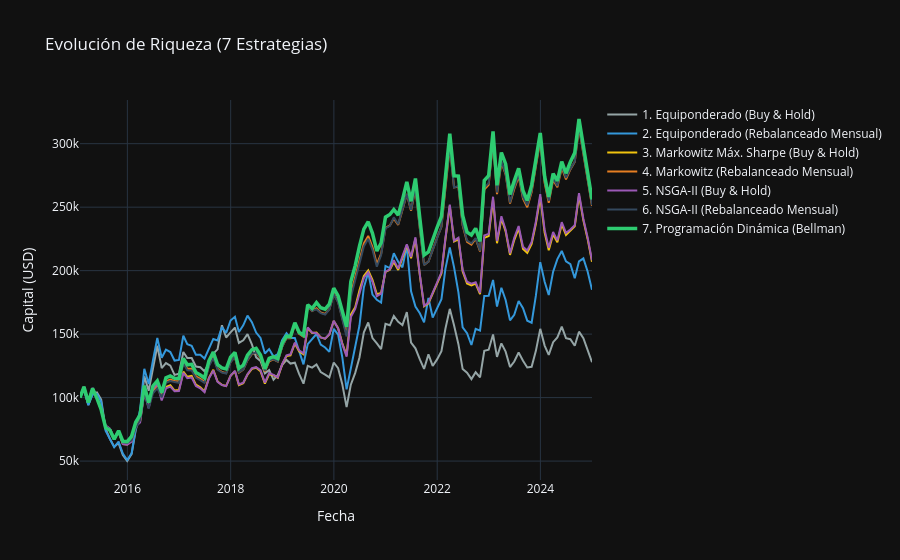
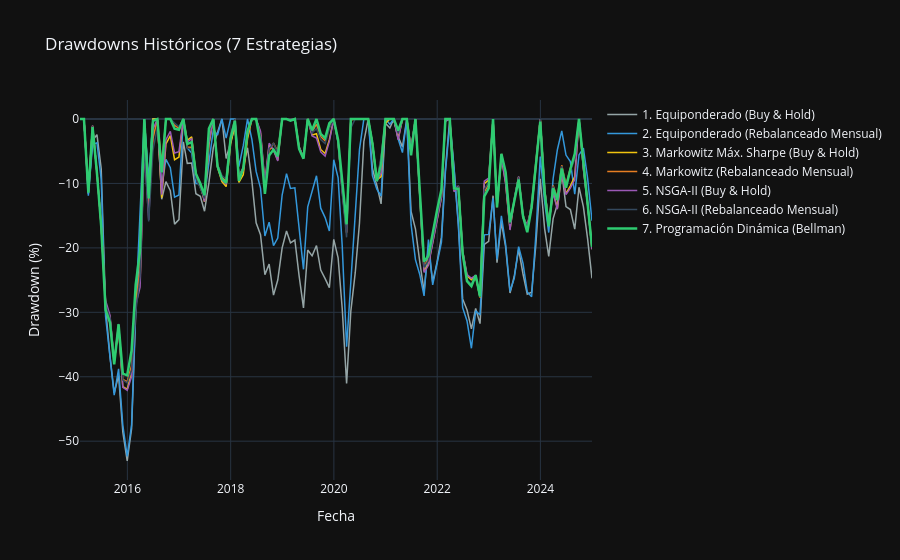
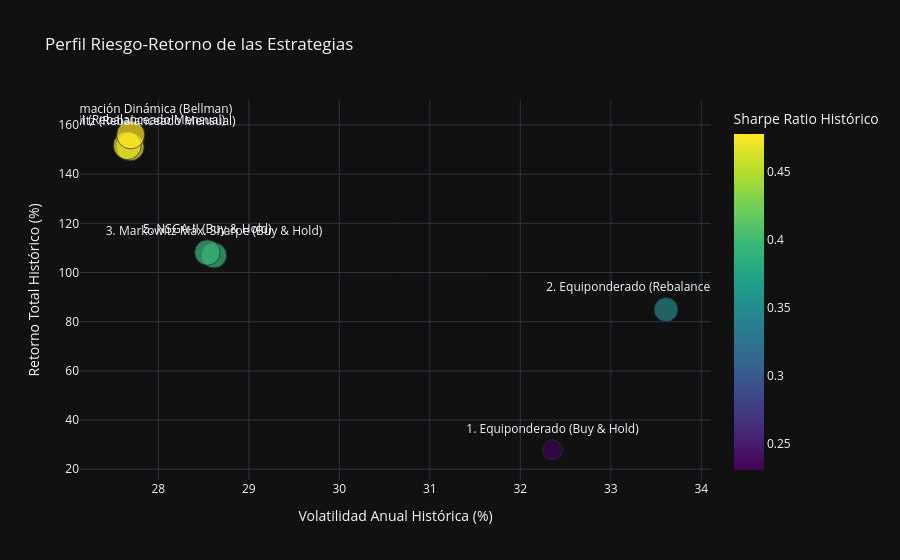
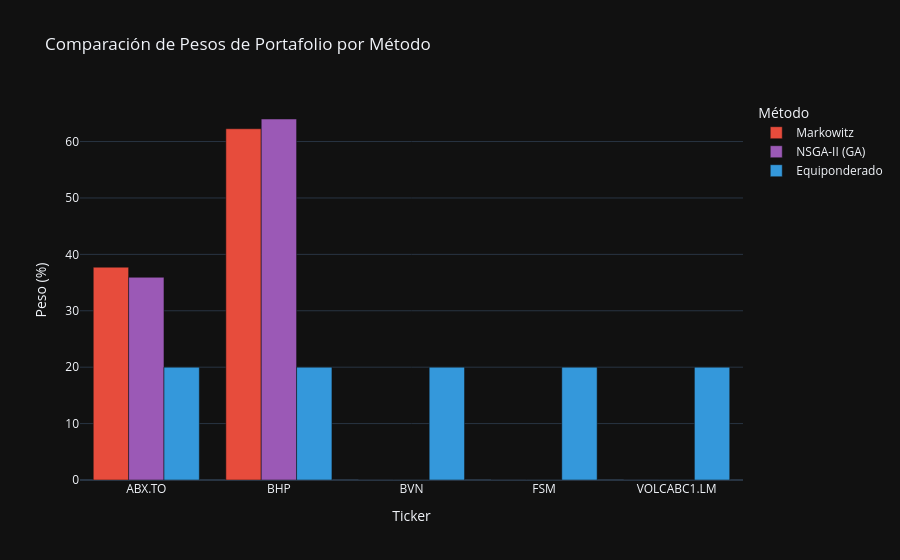

The cell these charts' notebook holds for them, in order:
### Markdown cell above
## 6. Visualizaciones Interactivas con Plotly

Generamos los gráficos interactivos para analizar y comparar la trayectoria histórica de la riqueza, drawdowns, perfil riesgo-retorno y la composición de los portafolios óptimos.

### Code cell
colores = ['#95a5a6', '#3498db', '#f1c40f', '#e67e22', '#9b59b6', '#34495e', '#2ecc71']

# 1. Gráfico superpuesto de Riqueza
fig_riqueza = go.Figure()
for idx, nombre in enumerate(nombres_estrategias):
    fig_riqueza.add_trace(go.Scatter(
        x=fechas_sim, y=W[idx],
        mode='lines',
        name=nombre,
        line=dict(color=colores[idx], width=3.5 if idx == 6 else 2)
))
fig_riqueza.update_layout(title="Evolución de Riqueza (7 Estrategias)", xaxis_title="Fecha", yaxis_title="Capital (USD)", hovermode="x unified", template='plotly_dark')
fig_riqueza.show()

# 2. Gráfico de Drawdowns
def calcular_drawdown_percent(riqueza_path):
    cum_max = np.maximum.accumulate(riqueza_path)
    with np.errstate(divide='ignore', invalid='ignore'):
        dd = (riqueza_path - cum_max) / cum_max
        dd = np.nan_to_num(dd, nan=0.0)
    return dd * 100

fig_dd = go.Figure()
for idx, nombre in enumerate(nombres_estrategias):
    fig_dd.add_trace(go.Scatter(
        x=fechas_sim, y=calcular_drawdown_percent(W[idx]),
        mode='lines',
        name=nombre,
        line=dict(color=colores[idx], width=2.5 if idx == 6 else 1.5)
    ))
fig_dd.update_layout(title="Drawdowns Históricos (7 Estrategias)", xaxis_title="Fecha", yaxis_title="Drawdown (%)", hovermode="x unified", template='plotly_dark')
fig_dd.show()

# 3. Perfil Riesgo-Retorno
fig_risk_return = px.scatter(
    df_resumen,
    x='Volatilidad Anual Histórica (%)',
    y='Retorno Total Histórico (%)',
    color='Sharpe Ratio Histórico',
    size='Riqueza Final ($)',
    text='Estrategia',
    title='Perfil Riesgo-Retorno de las Estrategias',
    color_continuous_scale='Viridis',
    template='plotly_dark'
)
fig_risk_return.update_traces(textposition='top center')
fig_risk_return.show()

# 4. Comparativa de Pesos por Método
df_pesos_comp = pd.DataFrame({
    'Ticker': TICKERS_ORDENADOS * 3,
    'Peso (%)': np.concatenate([w_markowitz * 100, w_nsga2 * 100, w_eq * 100]).round(2),
    'Método': ['Markowitz'] * len(TICKERS_ORDENADOS) + ['NSGA-II (GA)'] * len(TICKERS_ORDENADOS) + ['Equiponderado'] * len(TICKERS_ORDENADOS)
})
fig_pesos_comp = px.bar(
    df_pesos_comp,
    x='Ticker',
    y='Peso (%)',
    color='Método',
    barmode='group',
    title='Comparación de Pesos de Portafolio por Método',
    color_discrete_sequence=['#e74c3c', '#9b59b6', '#3498db'],
    template='plotly_dark'
)
fig_pesos_comp.show()

# 5. Gráficos de Barras Horizontales de Métricas Clave
fig_w = px.bar(df_resumen.sort_values("Riqueza Final ($)"), x="Riqueza Final ($)", y="Estrategia", orientation='h', title="Capital Final Alcanzado (USD)", color="Riqueza Final ($)", color_continuous_scale="Viridis", template='plotly_dark')
fig_w.show()

fig_s = px.bar(df_resumen.sort_values("Sharpe Ratio Histórico"), x="Sharpe Ratio Histórico", y="Estrategia", orientation='h', title="Relación Riesgo-Retorno (Sharpe Ratio Histórico)", color="Sharpe Ratio Histórico", color_continuous_scale="Cividis", template='plotly_dark')
fig_s.show()

fig_tc = px.bar(df_resumen.sort_values("Costo Total TC ($)"), x="Costo Total TC ($)", y="Estrategia", orientation='h', title="Costo Total Acumulado por Transacciones (USD)", color="Costo Total TC ($)", color_continuous_scale="Magma", template='plotly_dark')
fig_tc.show()
